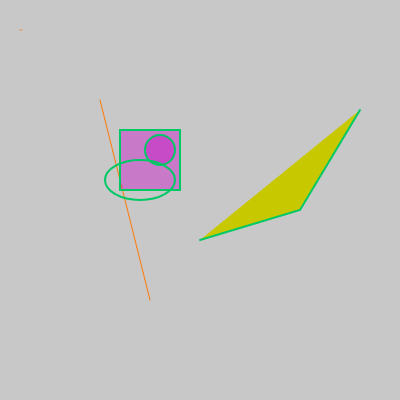
Frame 1 (no input)
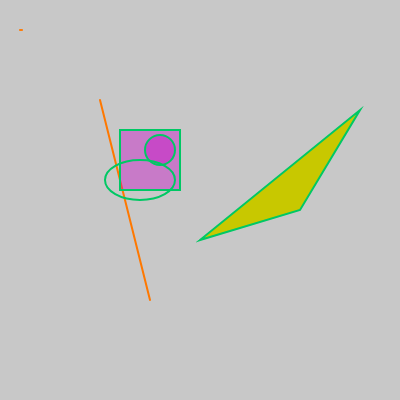
Frame 60 (no input)
Frame 120 (the mouse pressed at the canvas centre since frame 60): identical to frame 60, image omitted

The p5.js sketch that drew these frames (run headless with seeded random() and noise() and a simulated clock; from frame 60 on, the mouse is pressed at the canvas centre):

// p5.js sketch
// ── sketch.js
//questa funzione viene chiamata all'inizio.
//l'ordine delle coordinate è (x, y)
function setup() {
	createCanvas(400, 400)
}

//questa è un ciclo e verrà eseguita fino alla fine dei giorni
//esegue un'istruzione dopo l'altra (contrariamente dalle funzioni)
function draw() {
	background(200, 200, 200)

//definisce il colore dei filetti
	stroke (255, 120, 0)

	//è possibile disegnare delle linee attraverso i punti (pixel)
	point(20, 30)
	point(21, 30)
	point(22, 30)

	//i segmenti e i rettangoli vengono fatti con 4 coordinate (elementi)
	line(100, 100, 150, 300)

	//per cambiare il peso dei filetti
	strokeWeight (2)

	//per cambiare il colore dei filetti da qui in poi
	stroke (0, 200, 100)

	//per riempire le forme (il quarto valore è la trasparenza/canale aplha)
	fill (200, 0, 200, 100)

	//due valori uguali alla fine (o solo uno) per fare un quadrato
	rect(120, 130, 60, 60)

	//stessa cosa per le ellissi (o cerchi)
	ellipse (160, 150, 30)

	//togliere il riempimento
	noFill ()
	ellipse(140, 180, 70, 40)
	
	//fare delle forme attraverso dei punti
	fill(200, 200, 0)
	beginShape
	vertex(200, 240)
	vertex(300, 210)
	vertex(360, 110)
	endShape(close)

}
